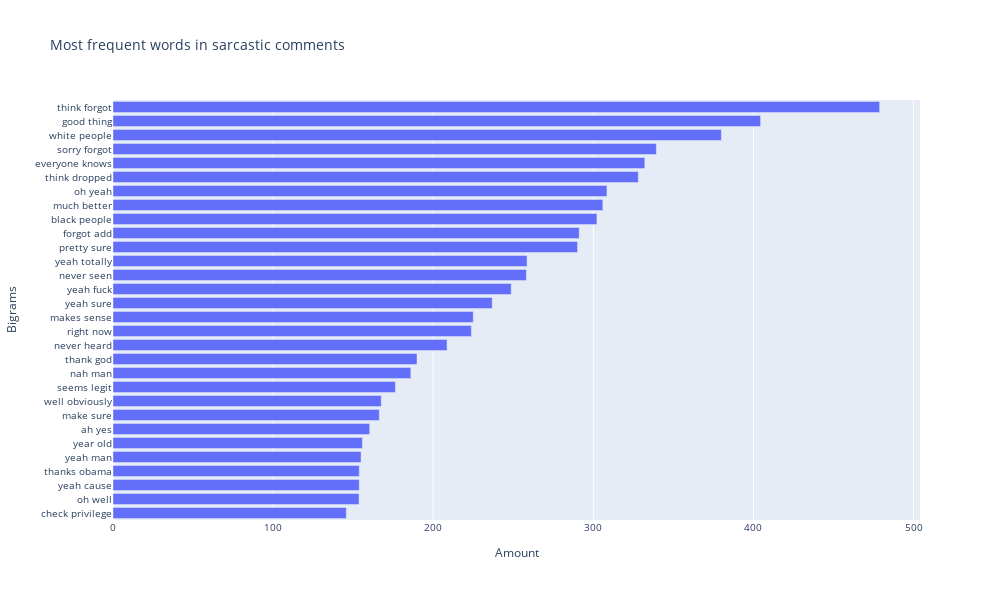

This figure's notebook cell:
### Code cell
#plt.figure(figsize=(30,20))
sns.set(font_scale=4)
import plotly.graph_objects as go
#animals=['giraffes', 'orangutans', 'monkeys']

fig = go.Figure([go.Bar(x=lt['Amount'], y=lt['Words'], orientation='h')])
fig.update_layout(title_text="Most frequent words in sarcastic comments",
                 xaxis=dict(title='Amount'),
                 yaxis=dict(title='Bigrams'),
                 font=dict(size=10),
                 width=1000,
                 height=600,)
fig.show()

### Figure 1 — Plotly figure (JSON) as saved in the notebook; plotly's stock layout.template omitted (floating-point values rounded to 4 significant figures)
{"data": [{"orientation": "h", "type": "bar", "x": [145.7, 153.7, 153.8, 153.8, 154.9, 155.8, 160.3, 166.3, 167.5, 176.4, 186.0, 189.9, 208.7, 223.8, 225.0, 236.8, 248.7, 258.2, 258.6, 290.2, 291.2, 302.3, 305.9, 308.5, 328.1, 332.2, 339.4, 380.0, 404.5, 478.8], "y": ["check privilege", "oh well", "yeah cause", "thanks obama", "yeah man", "year old", "ah yes", "make sure", "well obviously", "seems legit", "nah man", "thank god", "never heard", "right now", "makes sense", "yeah sure", "yeah fuck", "never seen", "yeah totally", "pretty sure", "forgot add", "black people", "much better", "oh yeah", "think dropped", "everyone knows", "sorry forgot", "white people", "good thing", "think forgot"]}], "layout": {"font": {"size": 10}, "height": 600, "title": {"text": "Most frequent words in sarcastic comments"}, "width": 1000, "xaxis": {"title": {"text": "Amount"}}, "yaxis": {"title": {"text": "Bigrams"}}}}
